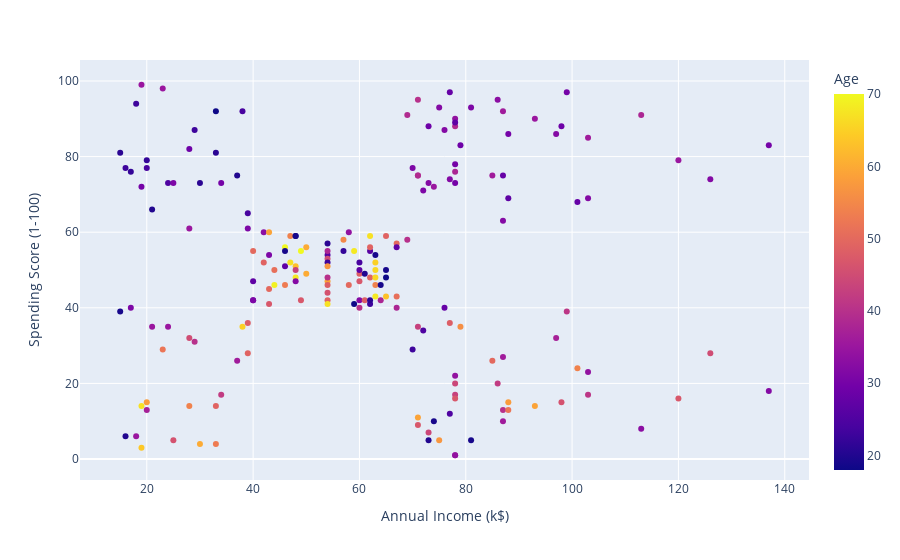

Notebook code for this chart:
### Code cell
# Scatter Plot with color from 2nd variable
px.scatter(df, x='Annual Income (k$)', y='Spending Score (1-100)', color='Age')

### Figure 1 — Plotly figure (JSON) as saved in the notebook; plotly's stock layout.template omitted (floating-point values rounded to 4 significant figures; data arrays with more than 128 entries replaced by an {"elided": "..."} marker saying what was removed)
{"data": [{"hovertemplate": "Annual Income (k$)=%{x}<br>Spending Score (1-100)=%{y}<br>Age=%{marker.color}<extra></extra>", "legendgroup": "", "marker": {"color": {"elided": "200 int values"}, "coloraxis": "coloraxis", "symbol": "circle"}, "mode": "markers", "name": "", "orientation": "v", "showlegend": false, "type": "scatter", "x": {"elided": "200 int values"}, "xaxis": "x", "y": {"elided": "200 int values"}, "yaxis": "y"}], "layout": {"autosize": true, "coloraxis": {"colorbar": {"title": {"text": "Age"}}, "colorscale": [[0, "#0d0887"], [0.1111, "#46039f"], [0.2222, "#7201a8"], [0.3333, "#9c179e"], [0.4444, "#bd3786"], [0.5556, "#d8576b"], [0.6667, "#ed7953"], [0.7778, "#fb9f3a"], [0.8889, "#fdca26"], [1, "#f0f921"]]}, "legend": {"tracegroupgap": 0}, "margin": {"t": 60}, "xaxis": {"anchor": "y", "autorange": true, "domain": [0, 1], "range": [7.606, 144.4], "title": {"text": "Annual Income (k$)"}, "type": "linear"}, "yaxis": {"anchor": "x", "autorange": true, "domain": [0, 1], "range": [-6.588, 106.6], "title": {"text": "Spending Score (1-100)"}, "type": "linear"}}}
